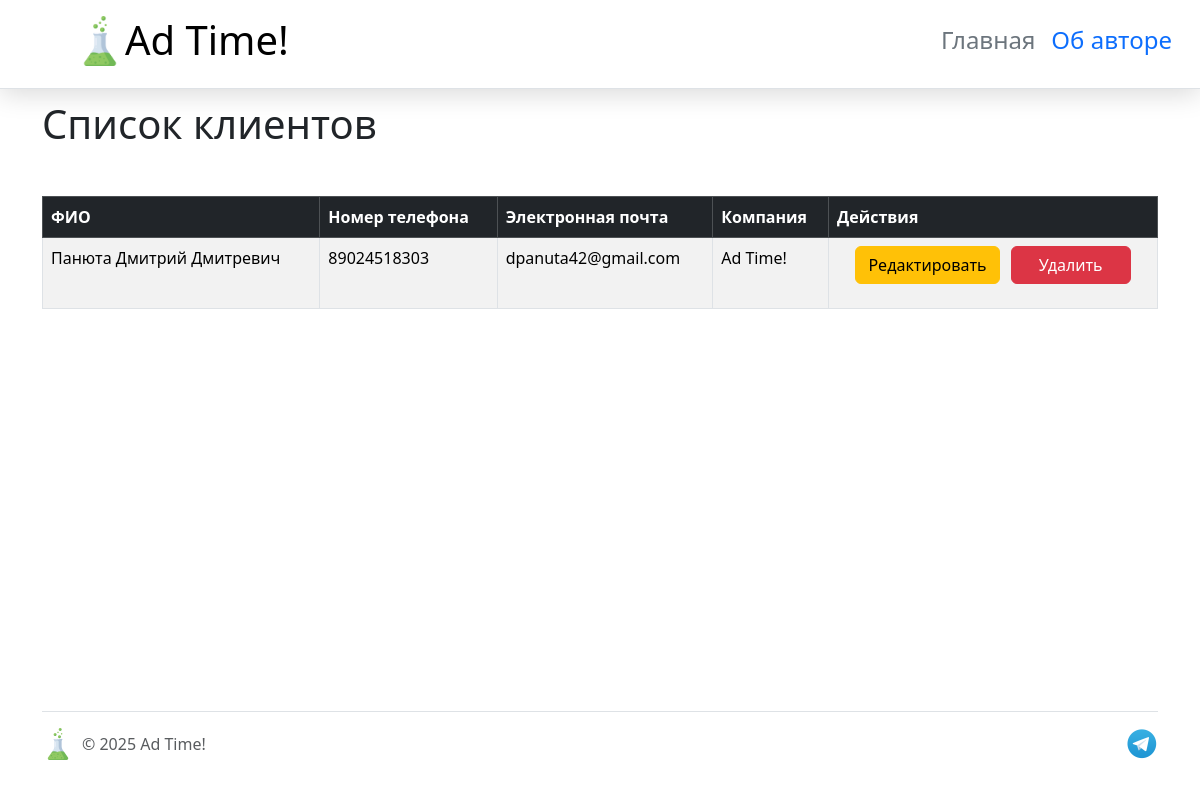
Page /list-customers on the earlier database version.
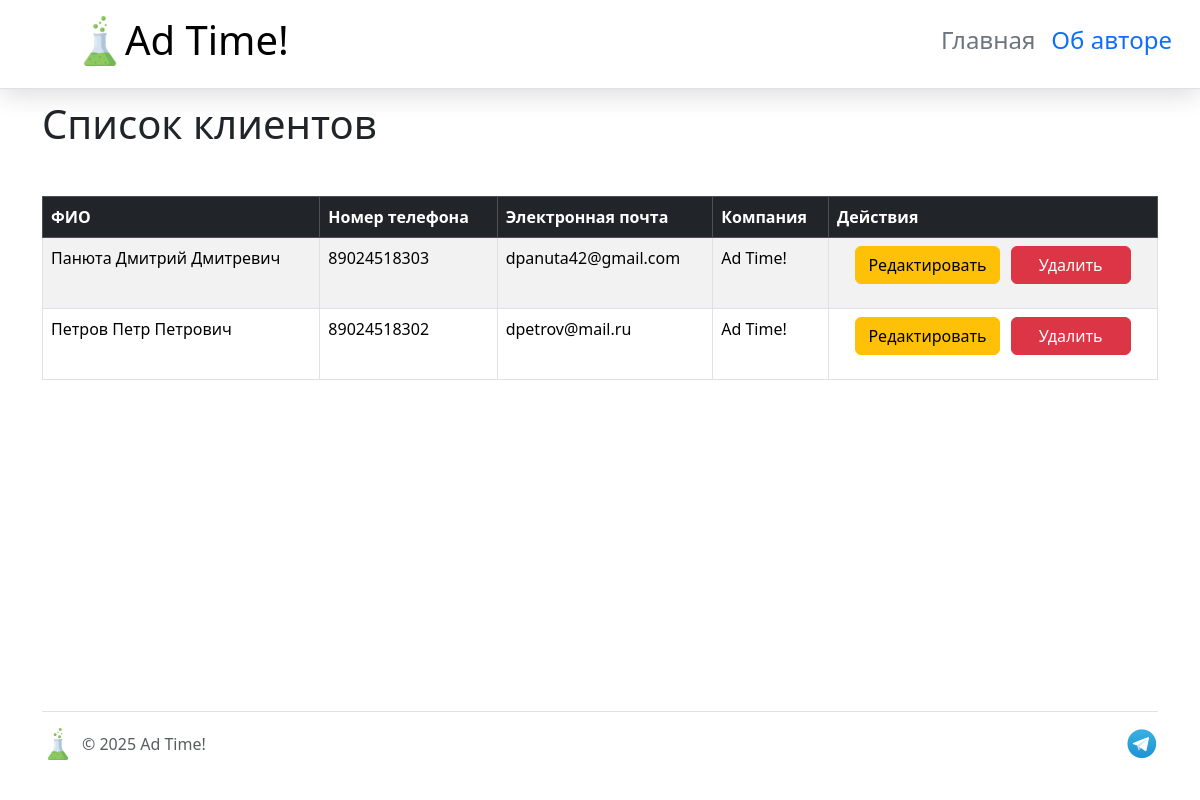
Same page on the later database version.
### models.py (models this page shows, shortened)
class Customer(db.Model):
    __tablename__ = 'customers'
    id = db.Column(db.Integer, primary_key=True)
    name = db.Column(db.String(125), nullable=False)
    date_of_birth = db.Column(db.Date)
    phone_number = db.Column(
        db.String(11), nullable=False, unique=True)
    email = db.Column(db.String(100))
    company = db.Column(db.String(100))

### app.py (the view)
@app.route('/list-customers')
def list_customers():
    customers = Customer.query.all()
    return render_template('list_customers.html', customers=customers)

### templates/list_customers.html (shortened to what this page needs)
{% extends 'base.html' %}
{% block content %}
<h1>Список клиентов</h1>
<table class="table mt-5 table-bordered table-striped table-hover">
    <thead class="table-dark">
        <tr>
            <th>ФИО</th>
            <th>Номер телефона</th>
            <th>Электронная почта</th>
            <th>Компания</th>
            <th>Действия</th>
        </tr>
    </thead>
    <tbody>
        {% for customer in customers %}
        <tr>
            <td>{{ customer.name }}</td>
            <td>{{ customer.phone_number }}</td>
            <td>{{ customer.email }}</td>
            <td>{{ customer.company }}</td>
            <td class="text-center">
                <div class="btn-group" role="group">
                    <a href="{{ url_for('update_customer', customer_id=customer.id) }}" class="btn btn-warning rounded">Редактировать</a>
                    <a href="{{ url_for('delete_customer', customer_id=customer.id) }}"
                    class="btn btn-danger rounded"
                    onclick="return confirm('Вы уверены, что хотите удалить этого клиента?')">Удалить</a>
                </div>
            </td>
        </tr>
        {% endfor %}
        </html>
{% endblock %}

### templates/base.html (shortened to what this page needs)
<!DOCTYPE html>
<html lang="en">
<head>
    <link rel="stylesheet" href="{{ url_for('static', filename='css/main.css') }}">
    <link href="https://cdn.jsdelivr.net/npm/bootstrap@5.3.8/dist/css/bootstrap.min.css" rel="stylesheet">
</head>
<body>
    <div class="page">
        <div class="container">
            <header class="d-flex flex-wrap align-items-center justify-content-center justify-content-md-between py-3 mb-4 border-bottom">
                <div class="col-md-3 mb-2 mb-md-0">
                    <a href="/" class="d-inline-flex link-body-emphasis text-decoration-none">
                        <img class="header_img" src="{{ url_for('static', filename='img/flask_one.png')}}" alt="law">
                        <span class="header_text" style="max-height: 50px; width: auto;"><h1>Ad Time!</h1></span>
                    </a>
                </div>
                <ul class="nav col-12 col-md-auto mb-2 justify-content-center mb-md-0">
                    <li><a href="{{ url_for('index')}}" class="nav-link px-2 link-secondary"><h4>Главная</h4></a></li>
                    <li><a href="{{ url_for('about')}}" class="nav-link px-2"><h4>Об авторе</h4></a></li>
                </ul>
            </header>
        </div>
        <main class="content">
            <div class="container">
                {% block content %}{% endblock %}
        <div class="container">
            <footer class="d-flex flex-wrap justify-content-between align-items-center py-3 my-4 border-top">
                <div class="col-md-4 d-flex align-items-center">
                    <a href="/" class="mb-3 me-2 mb-md-0 text-body-secondary text-decoration-none lh-1" aria-label="Bootstrap">
                        <img class="footer_img" src="{{ url_for('static', filename='img/flask_one.png')}}" alt="law">
                    </a>
                    <span class="mb-3 mb-md-0 text-body-secondary">© 2025 Ad Time!</span>
                </div>
                <ul class="nav col-md-4 justify-content-end list-unstyled d-flex">
                    <li class="ms-3">
                        <a class="text-body-secondary" href="https://t.me/amidamaru_soul" aria-label="Telegram">
                            <img class="footer_tg_img" src="{{ url_for('static', filename='img/Telegram_Messenger.png')}}" alt="Telegram">
                        </a>
                    </li>
                </ul>
            </footer>
        </div>
</body>
</html>

### static/css/main.css (style rules this page uses)
header { position: fixed; top: 0; left: 0; width: 100%; padding: 0px 20px 0px 75px; z-index: 1000; background-color: #fff; box-shadow: 0 5px 25px rgba(0, 0, 0, 0.15); }
.header_img { max-height: 50px; width: auto; }
.footer_img { height: 32px; width: 32px; }
.footer_tg_img { height: 32px; width: 32px; }
.page { display: flex; flex-direction: column; min-height: 100vh; }
.content { flex: 1 0 auto; padding: 100px 0 20px 0; }
body { margin: 0; padding: 0; }
.btn { margin-bottom: 16px; }
.btn-group { display: flex; justify-content: center; gap: 12px; }
.btn { padding: 8px 16px; font-size: 1rem; min-width: 120px; }

Differences in the rows shown:
added Customer: name "Петров Петр Петрович", phone_number "89024518302", email "dpetrov@mail.ru", company "Ad Time!"
